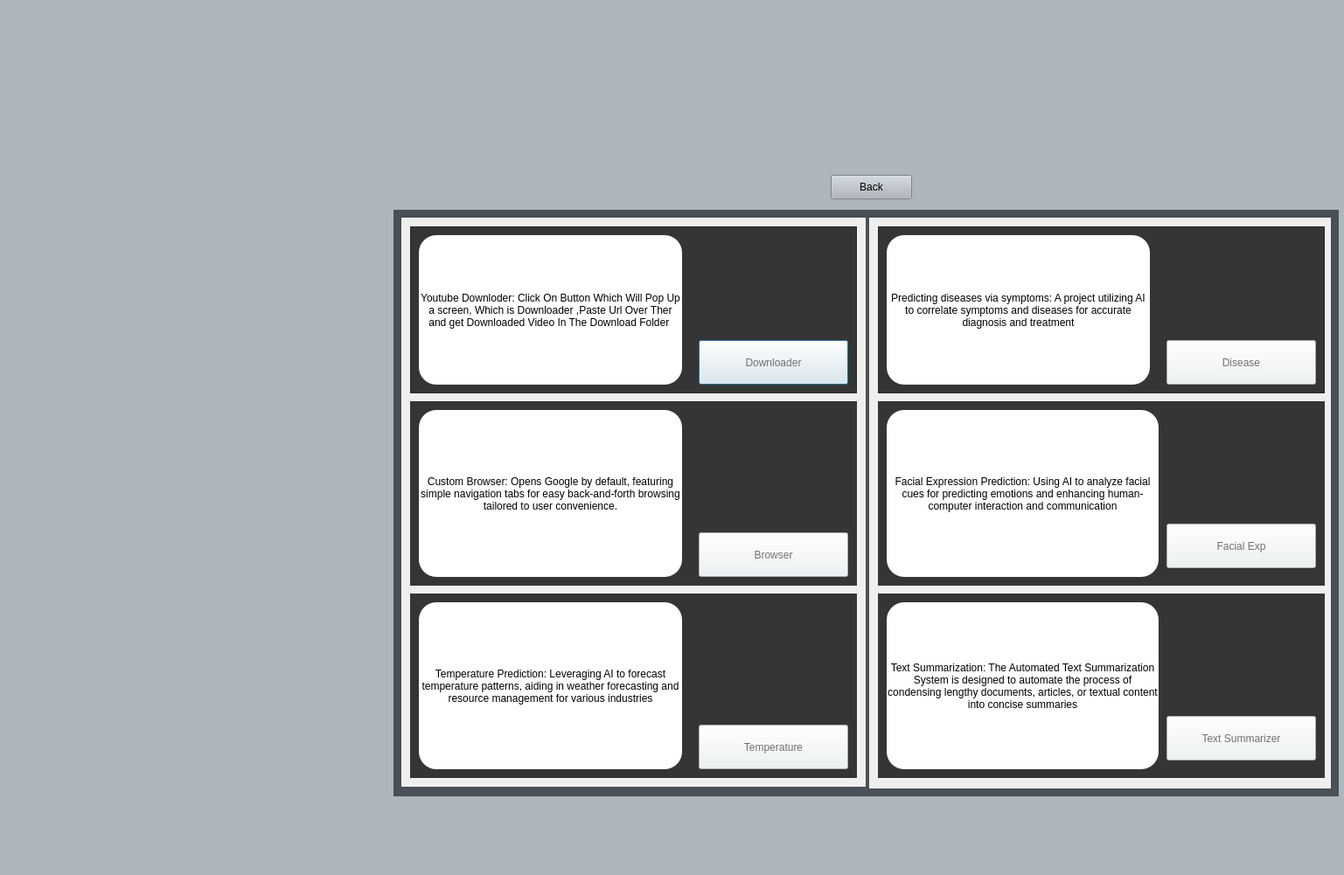
<?xml version="1.0" encoding="UTF-8"?>
<ui version="4.0">
 <class>Dialog</class>
 <widget class="QDialog" name="Dialog">
  <property name="geometry">
   <rect>
    <x>0</x>
    <y>0</y>
    <width>1537</width>
    <height>1001</height>
   </rect>
  </property>
  <property name="windowTitle">
   <string>Dialog</string>
  </property>
  <property name="styleSheet">
   <string notr="true">background-color: #adb5bd;</string>
  </property>
  <widget class="QWidget" name="BackgraoundLoginWidget" native="true">
   <property name="geometry">
    <rect>
     <x>450</x>
     <y>240</y>
     <width>1081</width>
     <height>671</height>
    </rect>
   </property>
   <property name="styleSheet">
    <string notr="true">background-color: #495057;</string>
   </property>
   <widget class="QWidget" name="widget" native="true">
    <property name="geometry">
     <rect>
      <x>9</x>
      <y>9</y>
      <width>531</width>
      <height>651</height>
     </rect>
    </property>
    <property name="styleSheet">
     <string notr="true">background-color: rgb(239, 239, 239);</string>
    </property>
    <widget class="QFrame" name="frame">
     <property name="geometry">
      <rect>
       <x>10</x>
       <y>10</y>
       <width>511</width>
       <height>191</height>
      </rect>
     </property>
     <property name="sizePolicy">
      <sizepolicy hsizetype="Preferred" vsizetype="Preferred">
       <horstretch>100</horstretch>
       <verstretch>50</verstretch>
      </sizepolicy>
     </property>
     <property name="styleSheet">
      <string notr="true">background-color: rgb(53, 53, 53);</string>
     </property>
     <property name="frameShape">
      <enum>QFrame::StyledPanel</enum>
     </property>
     <property name="frameShadow">
      <enum>QFrame::Raised</enum>
     </property>
     <property name="lineWidth">
      <number>1</number>
     </property>
     <widget class="QLabel" name="label">
      <property name="geometry">
       <rect>
        <x>10</x>
        <y>20</y>
        <width>121</width>
        <height>41</height>
       </rect>
      </property>
      <property name="text">
       <string/>
      </property>
     </widget>
     <widget class="QPushButton" name="BTNdownloder">
      <property name="geometry">
       <rect>
        <x>330</x>
        <y>130</y>
        <width>171</width>
        <height>51</height>
       </rect>
      </property>
      <property name="styleSheet">
       <string notr="true">background-color: #edf2f4;
font: 75 italic 15pt &quot;Book Antiqua&quot;;
color:rgb(113, 113, 113)</string>
      </property>
      <property name="text">
       <string>Downloader</string>
      </property>
     </widget>
     <widget class="QLabel" name="label_6">
      <property name="geometry">
       <rect>
        <x>330</x>
        <y>10</y>
        <width>171</width>
        <height>111</height>
       </rect>
      </property>
      <property name="styleSheet">
       <string notr="true">border-radius:30px;</string>
      </property>
      <property name="text">
       <string/>
      </property>
      <property name="pixmap">
       <pixmap>Image/YouTube.png</pixmap>
      </property>
      <property name="scaledContents">
       <bool>true</bool>
      </property>
     </widget>
     <widget class="QLabel" name="label_7">
      <property name="geometry">
       <rect>
        <x>10</x>
        <y>10</y>
        <width>301</width>
        <height>171</height>
       </rect>
      </property>
      <property name="styleSheet">
       <string notr="true">background-color:#ffffff;
font: 10pt &quot;Segoe Script&quot;;
border-radius:20px;</string>
      </property>
      <property name="text">
       <string>Youtube Downloder: Click On Button Which Will Pop Up a screen, Which is Downloader ,Paste Url Over Ther and get Downloaded Video In The Download Folder </string>
      </property>
      <property name="alignment">
       <set>Qt::AlignCenter</set>
      </property>
      <property name="wordWrap">
       <bool>true</bool>
      </property>
     </widget>
    </widget>
    <widget class="QWidget" name="widget_3" native="true">
     <property name="geometry">
      <rect>
       <x>10</x>
       <y>210</y>
       <width>511</width>
       <height>211</height>
      </rect>
     </property>
     <property name="styleSheet">
      <string notr="true">background-color: rgb(53, 53, 53);</string>
     </property>
     <widget class="QPushButton" name="BTNBrowser">
      <property name="geometry">
       <rect>
        <x>330</x>
        <y>150</y>
        <width>171</width>
        <height>51</height>
       </rect>
      </property>
      <property name="styleSheet">
       <string notr="true">background-color: #edf2f4;
font: 75 italic 15pt &quot;Book Antiqua&quot;;
color:rgb(113, 113, 113)</string>
      </property>
      <property name="text">
       <string>Browser</string>
      </property>
     </widget>
     <widget class="QLabel" name="label_5">
      <property name="geometry">
       <rect>
        <x>330</x>
        <y>10</y>
        <width>171</width>
        <height>131</height>
       </rect>
      </property>
      <property name="text">
       <string/>
      </property>
      <property name="pixmap">
       <pixmap>Image/Browser.png</pixmap>
      </property>
      <property name="scaledContents">
       <bool>true</bool>
      </property>
     </widget>
     <widget class="QLabel" name="label_8">
      <property name="geometry">
       <rect>
        <x>10</x>
        <y>10</y>
        <width>301</width>
        <height>191</height>
       </rect>
      </property>
      <property name="styleSheet">
       <string notr="true">background-color:#ffffff;
font: 10pt &quot;Segoe Script&quot;;
border-radius:20px;</string>
      </property>
      <property name="text">
       <string>Custom Browser: Opens Google by default, featuring simple navigation tabs for easy back-and-forth browsing tailored to user convenience.</string>
      </property>
      <property name="alignment">
       <set>Qt::AlignCenter</set>
      </property>
      <property name="wordWrap">
       <bool>true</bool>
      </property>
     </widget>
    </widget>
    <widget class="QWidget" name="widget_5" native="true">
     <property name="geometry">
      <rect>
       <x>10</x>
       <y>430</y>
       <width>511</width>
       <height>211</height>
      </rect>
     </property>
     <property name="styleSheet">
      <string notr="true">background-color: rgb(53, 53, 53);</string>
     </property>
     <widget class="QLabel" name="label_10">
      <property name="geometry">
       <rect>
        <x>10</x>
        <y>10</y>
        <width>301</width>
        <height>191</height>
       </rect>
      </property>
      <property name="styleSheet">
       <string notr="true">background-color:#ffffff;
font: 10pt &quot;Segoe Script&quot;;
border-radius:20px;</string>
      </property>
      <property name="text">
       <string>Temperature Prediction: Leveraging AI to forecast temperature patterns, aiding in weather forecasting and resource management for various industries</string>
      </property>
      <property name="alignment">
       <set>Qt::AlignCenter</set>
      </property>
      <property name="wordWrap">
       <bool>true</bool>
      </property>
     </widget>
     <widget class="QPushButton" name="BTNTemperaturePre">
      <property name="geometry">
       <rect>
        <x>330</x>
        <y>150</y>
        <width>171</width>
        <height>51</height>
       </rect>
      </property>
      <property name="styleSheet">
       <string notr="true">background-color: #edf2f4;
font: 75 italic 15pt &quot;Book Antiqua&quot;;
color:rgb(113, 113, 113)</string>
      </property>
      <property name="text">
       <string>Temperature</string>
      </property>
     </widget>
     <widget class="QLabel" name="label_20">
      <property name="geometry">
       <rect>
        <x>330</x>
        <y>20</y>
        <width>171</width>
        <height>121</height>
       </rect>
      </property>
      <property name="text">
       <string/>
      </property>
      <property name="pixmap">
       <pixmap>Image/Temp.png</pixmap>
      </property>
      <property name="scaledContents">
       <bool>true</bool>
      </property>
     </widget>
    </widget>
   </widget>
   <widget class="QWidget" name="widget_2" native="true">
    <property name="geometry">
     <rect>
      <x>544</x>
      <y>9</y>
      <width>528</width>
      <height>653</height>
     </rect>
    </property>
    <property name="styleSheet">
     <string notr="true">background-color: rgb(239, 239, 239);</string>
    </property>
    <widget class="QFrame" name="frame_2">
     <property name="geometry">
      <rect>
       <x>10</x>
       <y>10</y>
       <width>511</width>
       <height>191</height>
      </rect>
     </property>
     <property name="styleSheet">
      <string notr="true">background-color: rgb(53, 53, 53);</string>
     </property>
     <property name="frameShape">
      <enum>QFrame::StyledPanel</enum>
     </property>
     <property name="frameShadow">
      <enum>QFrame::Raised</enum>
     </property>
     <widget class="QLabel" name="label_14">
      <property name="geometry">
       <rect>
        <x>10</x>
        <y>10</y>
        <width>301</width>
        <height>171</height>
       </rect>
      </property>
      <property name="styleSheet">
       <string notr="true">background-color:#ffffff;
font: 10pt &quot;Segoe Script&quot;;
border-radius:20px;</string>
      </property>
      <property name="text">
       <string>Predicting diseases via symptoms: A project utilizing AI to correlate symptoms and diseases for accurate diagnosis and treatment</string>
      </property>
      <property name="alignment">
       <set>Qt::AlignCenter</set>
      </property>
      <property name="wordWrap">
       <bool>true</bool>
      </property>
     </widget>
     <widget class="QLabel" name="label_19">
      <property name="geometry">
       <rect>
        <x>330</x>
        <y>10</y>
        <width>171</width>
        <height>111</height>
       </rect>
      </property>
      <property name="text">
       <string/>
      </property>
      <property name="pixmap">
       <pixmap>Image/disease.png</pixmap>
      </property>
      <property name="scaledContents">
       <bool>true</bool>
      </property>
     </widget>
     <widget class="QPushButton" name="BTNDisease">
      <property name="geometry">
       <rect>
        <x>330</x>
        <y>130</y>
        <width>171</width>
        <height>51</height>
       </rect>
      </property>
      <property name="styleSheet">
       <string notr="true">background-color: #edf2f4;
font: 75 italic 15pt &quot;Book Antiqua&quot;;
color:rgb(113, 113, 113)</string>
      </property>
      <property name="text">
       <string>Disease</string>
      </property>
     </widget>
    </widget>
    <widget class="QWidget" name="widget_6" native="true">
     <property name="geometry">
      <rect>
       <x>10</x>
       <y>210</y>
       <width>511</width>
       <height>211</height>
      </rect>
     </property>
     <property name="styleSheet">
      <string notr="true">background-color: rgb(53, 53, 53);</string>
     </property>
     <widget class="QLabel" name="label_15">
      <property name="geometry">
       <rect>
        <x>10</x>
        <y>10</y>
        <width>311</width>
        <height>191</height>
       </rect>
      </property>
      <property name="styleSheet">
       <string notr="true">background-color:#ffffff;
font: 10pt &quot;Segoe Script&quot;;
border-radius:20px;</string>
      </property>
      <property name="text">
       <string>Facial Expression Prediction: Using AI to analyze facial cues for predicting emotions and enhancing human-computer interaction and communication</string>
      </property>
      <property name="alignment">
       <set>Qt::AlignCenter</set>
      </property>
      <property name="wordWrap">
       <bool>true</bool>
      </property>
     </widget>
     <widget class="QPushButton" name="BTNFaceExxpservice">
      <property name="geometry">
       <rect>
        <x>330</x>
        <y>140</y>
        <width>171</width>
        <height>51</height>
       </rect>
      </property>
      <property name="styleSheet">
       <string notr="true">background-color: #edf2f4;
font: 75 italic 15pt &quot;Book Antiqua&quot;;
color:rgb(113, 113, 113)</string>
      </property>
      <property name="text">
       <string>Facial Exp</string>
      </property>
     </widget>
     <widget class="QLabel" name="label_3">
      <property name="geometry">
       <rect>
        <x>330</x>
        <y>10</y>
        <width>171</width>
        <height>121</height>
       </rect>
      </property>
      <property name="text">
       <string/>
      </property>
      <property name="pixmap">
       <pixmap>Image/facialexp.jpg</pixmap>
      </property>
      <property name="scaledContents">
       <bool>true</bool>
      </property>
     </widget>
    </widget>
    <widget class="QWidget" name="widget_7" native="true">
     <property name="geometry">
      <rect>
       <x>10</x>
       <y>430</y>
       <width>511</width>
       <height>211</height>
      </rect>
     </property>
     <property name="styleSheet">
      <string notr="true">background-color: rgb(53, 53, 53);</string>
     </property>
     <widget class="QLabel" name="label_16">
      <property name="geometry">
       <rect>
        <x>10</x>
        <y>10</y>
        <width>311</width>
        <height>191</height>
       </rect>
      </property>
      <property name="styleSheet">
       <string notr="true">background-color:#ffffff;
font: 10pt &quot;Segoe Script&quot;;
border-radius:20px;</string>
      </property>
      <property name="text">
       <string>Text Summarization: The Automated Text Summarization System is designed to automate the process of condensing lengthy documents, articles, or textual content into concise summaries</string>
      </property>
      <property name="alignment">
       <set>Qt::AlignCenter</set>
      </property>
      <property name="wordWrap">
       <bool>true</bool>
      </property>
     </widget>
     <widget class="QPushButton" name="BTNTextSummzarization">
      <property name="geometry">
       <rect>
        <x>330</x>
        <y>140</y>
        <width>171</width>
        <height>51</height>
       </rect>
      </property>
      <property name="styleSheet">
       <string notr="true">background-color: #edf2f4;
font: 75 italic 15pt &quot;Book Antiqua&quot;;
color:rgb(113, 113, 113)</string>
      </property>
      <property name="text">
       <string>Text Summarizer</string>
      </property>
     </widget>
     <widget class="QLabel" name="label_18">
      <property name="geometry">
       <rect>
        <x>330</x>
        <y>10</y>
        <width>171</width>
        <height>121</height>
       </rect>
      </property>
      <property name="text">
       <string/>
      </property>
      <property name="pixmap">
       <pixmap>Image/texts.png</pixmap>
      </property>
      <property name="scaledContents">
       <bool>true</bool>
      </property>
     </widget>
    </widget>
   </widget>
  </widget>
  <widget class="QPushButton" name="BTNBack">
   <property name="geometry">
    <rect>
     <x>950</x>
     <y>200</y>
     <width>93</width>
     <height>28</height>
    </rect>
   </property>
   <property name="text">
    <string>Back</string>
   </property>
  </widget>
  <widget class="QLabel" name="servicienotice">
   <property name="geometry">
    <rect>
     <x>670</x>
     <y>920</y>
     <width>651</width>
     <height>41</height>
    </rect>
   </property>
   <property name="styleSheet">
    <string notr="true">font: 75 italic 15pt &quot;Book Antiqua&quot;;
color:rgb(113, 113, 113)</string>
   </property>
   <property name="text">
    <string/>
   </property>
   <property name="alignment">
    <set>Qt::AlignCenter</set>
   </property>
  </widget>
 </widget>
 <resources/>
 <connections/>
</ui>
